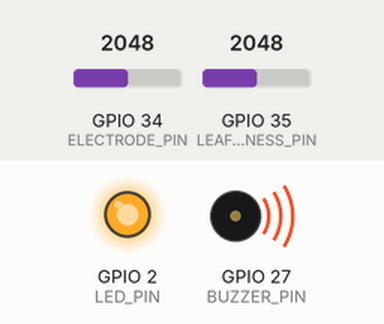
Simulated run of this sketch. Board: ESP32. Parts: output pins drawn as LEDs (lit = HIGH), buzzer (waves = sounding, pin HIGH). Inputs (shaded band) come from the test bench; at power-on: GPIO 34 (ELECTRODE_PIN) = 2048, GPIO 35 (LEAF_WETNESS_PIN) = 2048. WiFi joins after 1.5 s; servers stay silent unless stated; uploads are accepted with an empty reply; what the sketch prints to the serial monitor is not drawn.

Above: at 3.88 s.
At 20.1 s:
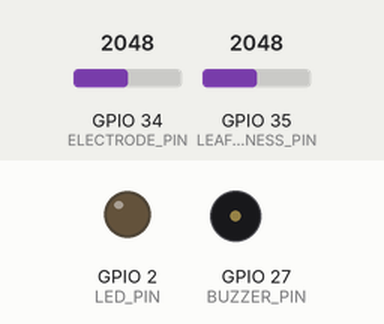
Timing chart, 0 to 44.7 s (numbered marks = the images above):
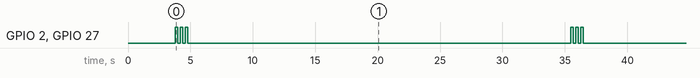

The sketch:

node3_biosignal.ino
```cpp
// ============================================================
// SMART FARM INTELLIGENCE SYSTEM
// Node 3 — Plant Bio-Signal Monitoring (UNIQUE INNOVATION)
// NMIT ECE Final Year Project 2025-26
// File: firmware/node3_biosignal/node3_biosignal.ino
// ============================================================
// This is the most innovative node in the system.
// It monitors the plant ITSELF — not just the environment.
//
// How it works:
//   Two copper electrodes are attached to a plant leaf/stem.
//   The plant tissue acts as a variable resistor.
//   When the plant is healthy  → stable resistance ~320Ω
//   When the plant is stressed → resistance changes
//   ESP32 reads this via a voltage divider circuit.
//
// Circuit:
//   3.3V → [10kΩ resistor] → [Analog Pin 34] → [Plant] → GND
//
// Sensors:
//   - Plant electrode 1     → GPIO 34 (analog)
//   - Leaf wetness sensor   → GPIO 35 (analog)
// ============================================================

#include <WiFi.h>
#include <HTTPClient.h>
#include <ArduinoJson.h>

// ---- WiFi Credentials ----
const char* WIFI_SSID     = "YOUR_WIFI_NAME";
const char* WIFI_PASSWORD = "YOUR_WIFI_PASSWORD";
const char* CENTRAL_IP    = "http://192.168.1.100/receive";

// ---- Pin Configuration ----
#define ELECTRODE_PIN     34   // Plant bio-signal
#define LEAF_WETNESS_PIN  35   // Leaf wetness sensor
#define LED_PIN            2   // Status LED
#define BUZZER_PIN        27   // Alert buzzer

// ---- Known Resistor in Voltage Divider ----
#define KNOWN_RESISTOR    10000.0  // 10kΩ

// ---- Thresholds (learned by AI engine) ----
float BASELINE_RESISTANCE     = 320.0;  // healthy plant Ω
float STRESS_THRESHOLD_HIGH   = 450.0;  // above = water/heat stress
float STRESS_THRESHOLD_LOW    = 250.0;  // below = disease risk
float LEAF_WET_THRESHOLD      = 60.0;   // above = disease risk

// ---- Variables ----
float plantResistance   = 0;
float leafWetness       = 0;
float baselineAvg       = 0;
String stressType       = "none";
String stressLevel      = "none";
int   readingCount      = 0;
bool  baselineSet       = false;

// ---- Baseline calibration buffer ----
#define BASELINE_SAMPLES  10
float baselineBuffer[BASELINE_SAMPLES];
int   baselineIndex = 0;

// ============================================================
void setup() {
  Serial.begin(115200);
  pinMode(LED_PIN,    OUTPUT);
  pinMode(BUZZER_PIN, OUTPUT);
  digitalWrite(LED_PIN,    LOW);
  digitalWrite(BUZZER_PIN, LOW);

  Serial.println("==============================================");
  Serial.println("  Smart Farm — Node 3 Plant Bio-Signal Monitor");
  Serial.println("  UNIQUE INNOVATION: Monitors the plant itself");
  Serial.println("==============================================");

  Serial.println("\n[Setup] Calibrating baseline...");
  calibrateBaseline();

  connectWiFi();
}

// ============================================================
void loop() {
  readingCount++;
  Serial.printf("\n--- Reading #%d ---\n", readingCount);

  readPlantResistance();
  readLeafWetness();
  detectBioStress();
  triggerAlert();
  printStatus();

  if (WiFi.status() == WL_CONNECTED) {
    sendDataToCentral();
  } else {
    connectWiFi();
  }

  // Update baseline every 20 readings
  if (readingCount % 20 == 0) {
    updateBaseline();
  }

  delay(30000);
}

// ============================================================
void calibrateBaseline() {
  Serial.println("[Calibration] Reading baseline resistance...");
  float sum = 0;
  for (int i = 0; i < BASELINE_SAMPLES; i++) {
    int raw = analogRead(ELECTRODE_PIN);
    float voltage  = raw * (3.3 / 4095.0);
    float resistance = 0;
    if (voltage > 0 && voltage < 3.3) {
      resistance = KNOWN_RESISTOR * voltage / (3.3 - voltage);
    }
    sum += resistance;
    baselineBuffer[i] = resistance;
    delay(200);
  }
  baselineAvg  = sum / BASELINE_SAMPLES;
  baselineSet  = true;
  BASELINE_RESISTANCE = baselineAvg;
  Serial.printf("[Calibration] Baseline set: %.1f Ω\n", baselineAvg);
}

// ============================================================
void readPlantResistance() {
  // Take average of 5 readings to reduce noise
  float sum = 0;
  for (int i = 0; i < 5; i++) {
    int raw = analogRead(ELECTRODE_PIN);
    float voltage = raw * (3.3 / 4095.0);
    if (voltage > 0.1 && voltage < 3.2) {
      sum += KNOWN_RESISTOR * voltage / (3.3 - voltage);
    } else {
      sum += BASELINE_RESISTANCE;
    }
    delay(50);
  }
  plantResistance = sum / 5.0;
  Serial.printf("[Electrode]  Plant resistance: %.1f Ω  (baseline: %.1f Ω)\n",
                plantResistance, BASELINE_RESISTANCE);
}

// ============================================================
void readLeafWetness() {
  int raw    = analogRead(LEAF_WETNESS_PIN);
  leafWetness = map(raw, 4095, 0, 0, 100);
  leafWetness = constrain(leafWetness, 0, 100);
  Serial.printf("[Leaf]       Leaf wetness: %.1f%%\n", leafWetness);
}

// ============================================================
void detectBioStress() {
  float deviation = plantResistance - BASELINE_RESISTANCE;
  float deviationPct = (deviation / BASELINE_RESISTANCE) * 100;

  Serial.printf("[Analysis]   Deviation from baseline: %.1f Ω  (%.1f%%)\n",
                deviation, deviationPct);

  if (plantResistance > STRESS_THRESHOLD_HIGH) {
    // High resistance = water or heat stress
    stressType  = "water_heat_stress";
    stressLevel = "high";
    Serial.println("[!] HIGH STRESS — resistance too high");
  } else if (plantResistance < STRESS_THRESHOLD_LOW) {
    // Low resistance = disease risk (high moisture in tissue)
    stressType  = "disease_risk";
    stressLevel = "high";
    Serial.println("[!] DISEASE RISK — resistance too low");
  } else if (leafWetness > LEAF_WET_THRESHOLD) {
    // Wet leaf for long time = fungal infection risk
    stressType  = "fungal_risk";
    stressLevel = "medium";
    Serial.println("[~] FUNGAL RISK — leaf too wet");
  } else if (abs(deviationPct) > 15) {
    // Any deviation above 15% = mild stress
    stressType  = "mild_stress";
    stressLevel = "low";
    Serial.println("[~] MILD STRESS — bio-signal changing");
  } else {
    stressType  = "none";
    stressLevel = "none";
    Serial.println("[OK] Plant bio-signal normal");
  }
}

// ============================================================
void triggerAlert() {
  if (stressLevel == "high") {
    // Fast blink + buzzer for high stress
    for (int i = 0; i < 3; i++) {
      digitalWrite(LED_PIN,    HIGH);
      digitalWrite(BUZZER_PIN, HIGH);
      delay(200);
      digitalWrite(LED_PIN,    LOW);
      digitalWrite(BUZZER_PIN, LOW);
      delay(200);
    }
  } else if (stressLevel == "medium") {
    // Slow blink for medium stress
    digitalWrite(LED_PIN, HIGH);
    delay(500);
    digitalWrite(LED_PIN, LOW);
  } else {
    digitalWrite(LED_PIN, LOW);
  }
}

// ============================================================
void updateBaseline() {
  // Slowly update baseline using moving average
  // Only update if reading is close to normal
  if (stressType == "none") {
    baselineAvg = (baselineAvg * 0.9) + (plantResistance * 0.1);
    Serial.printf("[Learning]   Baseline updated: %.1f Ω\n", baselineAvg);
  }
}

// ============================================================
void printStatus() {
  Serial.println("------------------------------------");
  Serial.printf("Plant Resistance : %.1f Ω\n",  plantResistance);
  Serial.printf("Baseline         : %.1f Ω\n",  baselineAvg);
  Serial.printf("Leaf Wetness     : %.1f%%\n",   leafWetness);
  Serial.printf("Stress Type      : %s\n",       stressType.c_str());
  Serial.printf("Stress Level     : %s\n",       stressLevel.c_str());
  Serial.printf("Reading Count    : %d\n",       readingCount);
  Serial.println("------------------------------------");
}

// ============================================================
void sendDataToCentral() {
  HTTPClient http;
  http.begin(CENTRAL_IP);
  http.addHeader("Content-Type", "application/json");

  StaticJsonDocument<256> doc;
  doc["node"]               = "node3_biosignal";
  doc["plant_resistance"]   = plantResistance;
  doc["baseline"]           = baselineAvg;
  doc["leaf_wetness"]       = leafWetness;
  doc["stress_type"]        = stressType;
  doc["stress_level"]       = stressLevel;

  String payload;
  serializeJson(doc, payload);

  int responseCode = http.POST(payload);
  Serial.printf("[WiFi] Response: %d\n", responseCode);
  http.end();
}

// ============================================================
void connectWiFi() {
  Serial.print("[WiFi] Connecting");
  WiFi.begin(WIFI_SSID, WIFI_PASSWORD);
  int attempts = 0;
  while (WiFi.status() != WL_CONNECTED && attempts < 20) {
    delay(500);
    Serial.print(".");
    attempts++;
  }
  if (WiFi.status() == WL_CONNECTED) {
    Serial.println("\n[WiFi] Connected!");
    Serial.printf("[WiFi] IP: %s\n", WiFi.localIP().toString().c_str());
  } else {
    Serial.println("\n[WiFi] Failed. Running offline.");
  }
}
```

Measured:
- by itself, GPIO 2 (LED_PIN), GPIO 27 (BUZZER_PIN): repeats every 31.7 s: 2 × (LOW 0.20 s, HIGH 0.20 s), LOW 30.7 s, HIGH 0.20 s
- by itself, everything shown: repeats every 31.7 s, in 6 steps
